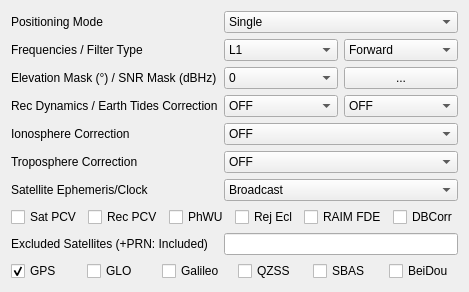
     <widget class="QWidget" name="TabSheet1">
      <property name="toolTip">
       <string/>
      </property>
      <attribute name="title">
       <string>Setting&amp;1</string>
      </attribute>
      <layout class="QGridLayout" name="gridLayout">
       <item row="1" column="1" colspan="2">
        <widget class="QComboBox" name="PosMode">
         <property name="enabled">
          <bool>true</bool>
         </property>
         <property name="toolTip">
          <string/>
         </property>
         <item>
          <property name="text">
           <string>Single</string>
          </property>
         </item>
         <item>
          <property name="text">
           <string>DGPS/DGNSS</string>
          </property>
         </item>
         <item>
          <property name="text">
           <string>Kinematic</string>
          </property>
         </item>
         <item>
          <property name="text">
           <string>Static</string>
          </property>
         </item>
         <item>
          <property name="text">
           <string>Moving-Base</string>
          </property>
         </item>
         <item>
          <property name="text">
           <string>Fixed</string>
          </property>
         </item>
         <item>
          <property name="text">
           <string>PPP Kinematic</string>
          </property>
         </item>
         <item>
          <property name="text">
           <string>PPP Static</string>
          </property>
         </item>
         <item>
          <property name="text">
           <string>PPP Fixed</string>
          </property>
         </item>
        </widget>
       </item>
       <item row="1" column="0">
        <widget class="QLabel" name="LabelPosMode">
         <property name="enabled">
          <bool>true</bool>
         </property>
         <property name="toolTip">
          <string/>
         </property>
         <property name="text">
          <string>Positioning Mode</string>
         </property>
        </widget>
       </item>
       <item row="5" column="0">
        <widget class="QLabel" name="Label8">
         <property name="enabled">
          <bool>true</bool>
         </property>
         <property name="toolTip">
          <string/>
         </property>
         <property name="text">
          <string>Ionosphere Correction</string>
         </property>
        </widget>
       </item>
       <item row="2" column="2">
        <widget class="QComboBox" name="Solution">
         <property name="enabled">
          <bool>true</bool>
         </property>
         <property name="toolTip">
          <string/>
         </property>
         <item>
          <property name="text">
           <string>Forward</string>
          </property>
         </item>
         <item>
          <property name="text">
           <string>Backward</string>
          </property>
         </item>
         <item>
          <property name="text">
           <string>Combined</string>
          </property>
         </item>
        </widget>
       </item>
       <item row="3" column="1">
        <widget class="QComboBox" name="ElMask">
         <property name="enabled">
          <bool>true</bool>
         </property>
         <property name="toolTip">
          <string/>
         </property>
         <item>
          <property name="text">
           <string>0</string>
          </property>
         </item>
         <item>
          <property name="text">
           <string>5</string>
          </property>
         </item>
         <item>
          <property name="text">
           <string>10</string>
          </property>
         </item>
         <item>
          <property name="text">
           <string>15</string>
          </property>
         </item>
         <item>
          <property name="text">
           <string>20</string>
          </property>
         </item>
         <item>
          <property name="text">
           <string>25</string>
          </property>
         </item>
         <item>
          <property name="text">
           <string>30</string>
          </property>
         </item>
         <item>
          <property name="text">
           <string>35</string>
          </property>
         </item>
         <item>
          <property name="text">
           <string>40</string>
          </property>
         </item>
         <item>
          <property name="text">
           <string>45</string>
          </property>
         </item>
         <item>
          <property name="text">
           <string>50</string>
          </property>
         </item>
         <item>
          <property name="text">
           <string>55</string>
          </property>
         </item>
         <item>
          <property name="text">
           <string>60</string>
          </property>
         </item>
         <item>
          <property name="text">
           <string>65</string>
          </property>
         </item>
         <item>
          <property name="text">
           <string>70</string>
          </property>
         </item>
        </widget>
       </item>
       <item row="11" column="0" colspan="3">
        <widget class="QWidget" name="widget_2" native="true">
         <property name="sizePolicy">
          <sizepolicy hsizetype="Preferred" vsizetype="Fixed">
           <horstretch>0</horstretch>
           <verstretch>0</verstretch>
          </sizepolicy>
         </property>
         <layout class="QHBoxLayout" name="horizontalLayout_2">
          <property name="leftMargin">
           <number>0</number>
          </property>
          <property name="topMargin">
           <number>0</number>
          </property>
          <property name="rightMargin">
           <number>0</number>
          </property>
          <property name="bottomMargin">
           <number>0</number>
          </property>
          <item>
           <widget class="QCheckBox" name="PosOpt1">
            <property name="toolTip">
             <string/>
            </property>
            <property name="text">
             <string>Sat PCV</string>
            </property>
            <property name="checked">
             <bool>false</bool>
            </property>
           </widget>
          </item>
          <item>
           <widget class="QCheckBox" name="PosOpt2">
            <property name="toolTip">
             <string/>
            </property>
            <property name="text">
             <string>Rec PCV</string>
            </property>
            <property name="checked">
             <bool>false</bool>
            </property>
           </widget>
          </item>
          <item>
           <widget class="QCheckBox" name="PosOpt3">
            <property name="toolTip">
             <string/>
            </property>
            <property name="text">
             <string>PhWU</string>
            </property>
            <property name="checked">
             <bool>false</bool>
            </property>
           </widget>
          </item>
          <item>
           <widget class="QCheckBox" name="PosOpt4">
            <property name="toolTip">
             <string/>
            </property>
            <property name="text">
             <string>Rej Ecl</string>
            </property>
            <property name="checked">
             <bool>false</bool>
            </property>
           </widget>
          </item>
          <item>
           <widget class="QCheckBox" name="PosOpt5">
            <property name="toolTip">
             <string/>
            </property>
            <property name="text">
             <string>RAIM FDE</string>
            </property>
            <property name="checked">
             <bool>false</bool>
            </property>
           </widget>
          </item>
          <item>
           <widget class="QCheckBox" name="PosOpt6">
            <property name="toolTip">
             <string/>
            </property>
            <property name="text">
             <string>DBCorr</string>
            </property>
            <property name="checked">
             <bool>false</bool>
            </property>
           </widget>
          </item>
         </layout>
        </widget>
       </item>
       <item row="2" column="0">
        <widget class="QLabel" name="LabelFreq">
         <property name="enabled">
          <bool>true</bool>
         </property>
         <property name="toolTip">
          <string/>
         </property>
         <property name="text">
          <string>Frequencies / Filter Type</string>
         </property>
        </widget>
       </item>
       <item row="2" column="1">
        <widget class="QComboBox" name="Freq">
         <property name="enabled">
          <bool>true</bool>
         </property>
         <property name="toolTip">
          <string/>
         </property>
         <item>
          <property name="text">
           <string>L1</string>
          </property>
         </item>
         <item>
          <property name="text">
           <string>L1+L2</string>
          </property>
         </item>
         <item>
          <property name="text">
           <string>L1+L2+L5</string>
          </property>
         </item>
         <item>
          <property name="text">
           <string>L1+L5</string>
          </property>
         </item>
        </widget>
       </item>
       <item row="3" column="0">
        <widget class="QLabel" name="LabelElMask">
         <property name="enabled">
          <bool>true</bool>
         </property>
         <property name="toolTip">
          <string/>
         </property>
         <property name="text">
          <string>Elevation Mask (°) / SNR Mask (dBHz)</string>
         </property>
        </widget>
       </item>
       <item row="4" column="2">
        <widget class="QComboBox" name="TideCorr">
         <property name="enabled">
          <bool>true</bool>
         </property>
         <property name="toolTip">
          <string/>
         </property>
         <item>
          <property name="text">
           <string>OFF</string>
          </property>
         </item>
         <item>
          <property name="text">
           <string>Solid</string>
          </property>
         </item>
         <item>
          <property name="text">
           <string>Solid/OTL</string>
          </property>
         </item>
        </widget>
       </item>
       <item row="4" column="1">
        <widget class="QComboBox" name="DynamicModel">
         <property name="enabled">
          <bool>true</bool>
         </property>
         <property name="toolTip">
          <string/>
         </property>
         <item>
          <property name="text">
           <string>OFF</string>
          </property>
         </item>
         <item>
          <property name="text">
           <string>ON</string>
          </property>
         </item>
        </widget>
       </item>
       <item row="4" column="0">
        <widget class="QLabel" name="Label3">
         <property name="enabled">
          <bool>true</bool>
         </property>
         <property name="toolTip">
          <string/>
         </property>
         <property name="text">
          <string>Rec Dynamics / Earth Tides Correction</string>
         </property>
        </widget>
       </item>
       <item row="5" column="1" colspan="2">
        <widget class="QComboBox" name="IonoOpt">
         <property name="enabled">
          <bool>true</bool>
         </property>
         <property name="toolTip">
          <string/>
         </property>
         <item>
          <property name="text">
           <string>OFF</string>
          </property>
         </item>
         <item>
          <property name="text">
           <string>Broadcast</string>
          </property>
         </item>
         <item>
          <property name="text">
           <string>SBAS</string>
          </property>
         </item>
         <item>
          <property name="text">
           <string>Iono-Free LC</string>
          </property>
         </item>
         <item>
          <property name="text">
           <string>Estimate TEC</string>
          </property>
         </item>
         <item>
          <property name="text">
           <string>IONEX TEC</string>
          </property>
         </item>
         <item>
          <property name="text">
           <string>QZSS Broardcast</string>
          </property>
         </item>
         <item>
          <property name="text">
           <string>QZSS LEX</string>
          </property>
         </item>
         <item>
          <property name="text">
           <string>Input TEC</string>
          </property>
         </item>
        </widget>
       </item>
       <item row="3" column="2">
        <widget class="QPushButton" name="BtnMask">
         <property name="enabled">
          <bool>true</bool>
         </property>
         <property name="toolTip">
          <string/>
         </property>
         <property name="text">
          <string>...</string>
         </property>
         <property name="flat">
          <bool>false</bool>
         </property>
        </widget>
       </item>
       <item row="6" column="0">
        <widget class="QLabel" name="Label9">
         <property name="enabled">
          <bool>true</bool>
         </property>
         <property name="toolTip">
          <string/>
         </property>
         <property name="text">
          <string>Troposphere Correction</string>
         </property>
        </widget>
       </item>
       <item row="6" column="1" colspan="2">
        <widget class="QComboBox" name="TropOpt">
         <property name="enabled">
          <bool>true</bool>
         </property>
         <property name="toolTip">
          <string/>
         </property>
         <item>
          <property name="text">
           <string>OFF</string>
          </property>
         </item>
         <item>
          <property name="text">
           <string>Saastamoinen</string>
          </property>
         </item>
         <item>
          <property name="text">
           <string>SBAS</string>
          </property>
         </item>
         <item>
          <property name="text">
           <string>Estimate ZTD</string>
          </property>
         </item>
         <item>
          <property name="text">
           <string>Estimate ZTD+Grad</string>
          </property>
         </item>
         <item>
          <property name="text">
           <string>Input ZTD</string>
          </property>
         </item>
        </widget>
       </item>
       <item row="7" column="0">
        <widget class="QLabel" name="Label32">
         <property name="enabled">
          <bool>true</bool>
         </property>
         <property name="toolTip">
          <string/>
         </property>
         <property name="text">
          <string>Satellite Ephemeris/Clock</string>
         </property>
        </widget>
       </item>
       <item row="7" column="1" colspan="2">
        <widget class="QComboBox" name="SatEphem">
         <property name="enabled">
          <bool>true</bool>
         </property>
         <property name="toolTip">
          <string/>
         </property>
         <item>
          <property name="text">
           <string>Broadcast</string>
          </property>
         </item>
         <item>
          <property name="text">
           <string>Precise</string>
          </property>
         </item>
         <item>
          <property name="text">
           <string>Broadcast+SBAS</string>
          </property>
         </item>
         <item>
          <property name="text">
           <string>Broadcast+SSR APC</string>
          </property>
         </item>
         <item>
          <property name="text">
           <string>Broadcast+SSR CoM</string>
          </property>
         </item>
         <item>
          <property name="text">
           <string>QZSS LEX</string>
          </property>
         </item>
        </widget>
       </item>
       <item row="12" column="0">
        <widget class="QLabel" name="Label35">
         <property name="enabled">
          <bool>true</bool>
         </property>
         <property name="toolTip">
          <string/>
         </property>
         <property name="text">
          <string>Excluded Satellites (+PRN: Included)</string>
         </property>
        </widget>
       </item>
       <item row="12" column="1" colspan="2">
        <widget class="QLineEdit" name="ExSats">
         <property name="enabled">
          <bool>true</bool>
         </property>
         <property name="toolTip">
          <string/>
         </property>
         <property name="text">
          <string/>
         </property>
        </widget>
       </item>
       <item row="14" column="0" colspan="3">
        <widget class="QWidget" name="widget_3" native="true">
         <property name="sizePolicy">
          <sizepolicy hsizetype="Preferred" vsizetype="Fixed">
           <horstretch>0</horstretch>
           <verstretch>0</verstretch>
          </sizepolicy>
         </property>
         <layout class="QHBoxLayout" name="horizontalLayout_3">
          <property name="leftMargin">
           <number>0</number>
          </property>
          <property name="topMargin">
           <number>0</number>
          </property>
          <property name="rightMargin">
           <number>0</number>
          </property>
          <property name="bottomMargin">
           <number>0</number>
          </property>
          <item>
           <widget class="QCheckBox" name="NavSys1">
            <property name="toolTip">
             <string/>
            </property>
            <property name="text">
             <string>GPS</string>
            </property>
            <property name="checked">
             <bool>true</bool>
            </property>
           </widget>
          </item>
          <item>
           <widget class="QCheckBox" name="NavSys2">
            <property name="toolTip">
             <string/>
            </property>
            <property name="text">
             <string>GLO</string>
            </property>
            <property name="checked">
             <bool>false</bool>
            </property>
           </widget>
          </item>
          <item>
           <widget class="QCheckBox" name="NavSys3">
            <property name="toolTip">
             <string/>
            </property>
            <property name="text">
             <string>Galileo</string>
            </property>
            <property name="checked">
             <bool>false</bool>
            </property>
           </widget>
          </item>
          <item>
           <widget class="QCheckBox" name="NavSys4">
            <property name="toolTip">
             <string/>
            </property>
            <property name="text">
             <string>QZSS</string>
            </property>
            <property name="checked">
             <bool>false</bool>
            </property>
           </widget>
          </item>
          <item>
           <widget class="QCheckBox" name="NavSys5">
            <property name="toolTip">
             <string/>
            </property>
            <property name="text">
             <string>SBAS</string>
            </property>
            <property name="checked">
             <bool>false</bool>
            </property>
           </widget>
          </item>
          <item>
           <widget class="QCheckBox" name="NavSys6">
            <property name="toolTip">
             <string/>
            </property>
            <property name="text">
             <string>BeiDou</string>
            </property>
            <property name="checked">
             <bool>false</bool>
            </property>
           </widget>
          </item>
         </layout>
        </widget>
       </item>
      </layout>
     </widget>
